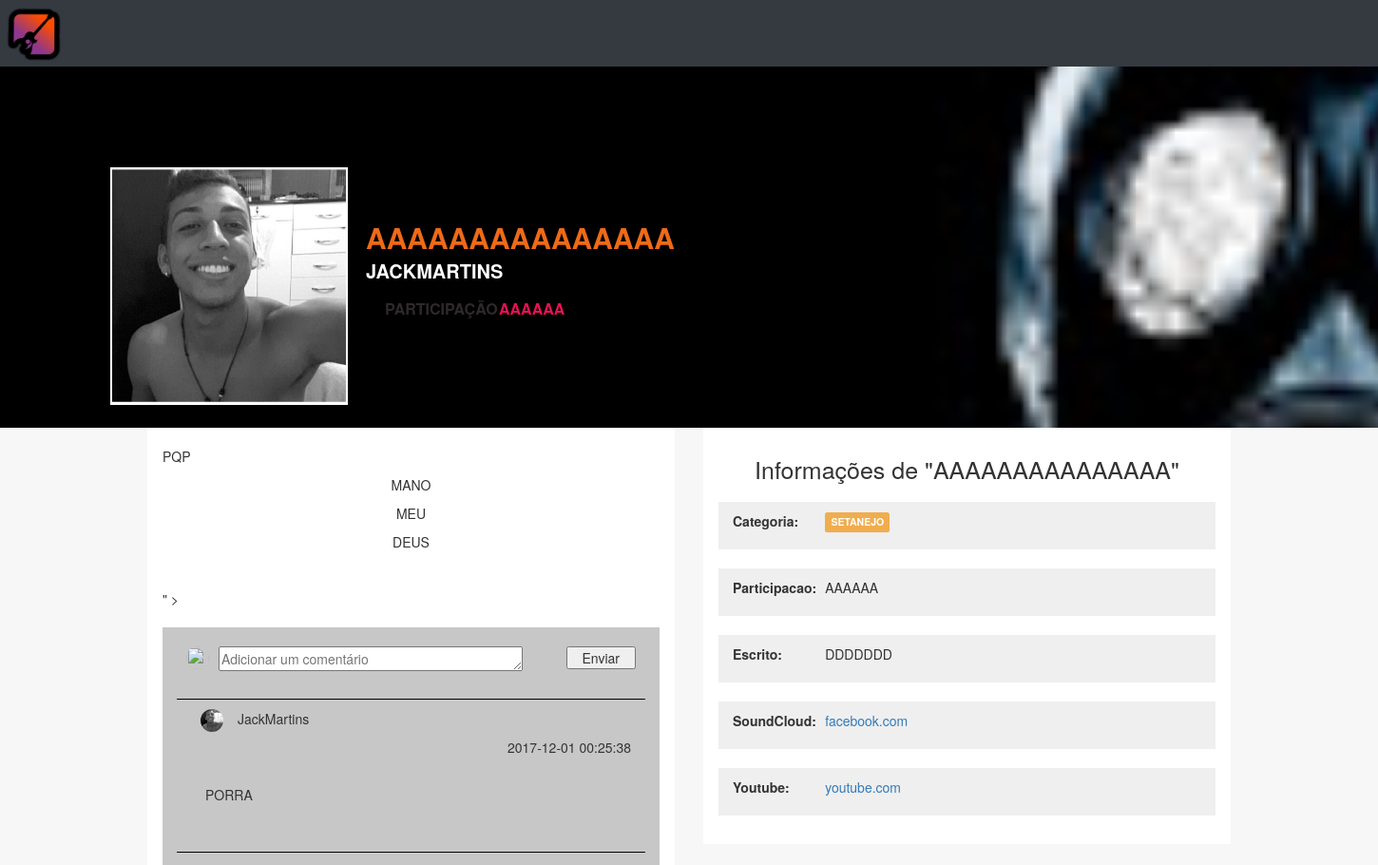
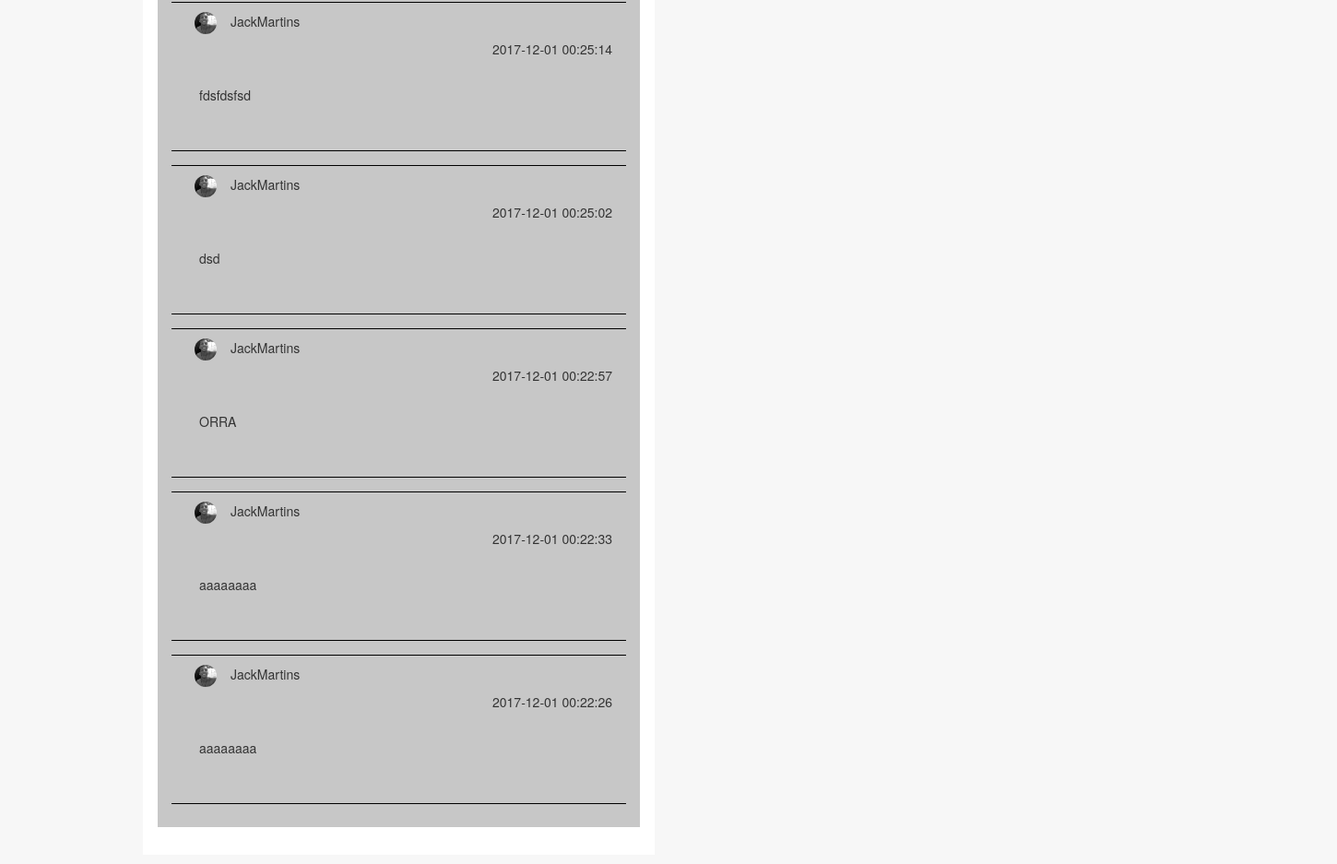
/publicacao1.php?id=6, run on the app's committed database (2 pictures, top to bottom).
### tables this page shows
CREATE TABLE `publicacao` (
  `id` int(10) UNSIGNED NOT NULL,
  `usuario_id` int(10) DEFAULT NULL,
  `data_hora` datetime NOT NULL,
  `titulo` varchar(50) DEFAULT NULL,
  `categoria` varchar(45) DEFAULT NULL,
  `texto` varchar(1500) DEFAULT NULL,
  `participacao` varchar(45) DEFAULT NULL,
  `produzido` varchar(45) DEFAULT NULL,
  `escrito` varchar(45) DEFAULT NULL,
  `soundcloud` varchar(200) DEFAULT NULL,
  `youtube` varchar(200) DEFAULT NULL
);

CREATE TABLE `usuario` (
  `id` int(10) UNSIGNED NOT NULL,
  `nome_completo` varchar(200) DEFAULT NULL,
  `nomedeusuario` varchar(100) DEFAULT NULL,
  `telefone` int(11) DEFAULT NULL,
  `email` varchar(50) DEFAULT NULL,
  `senha` varchar(200) DEFAULT NULL,
  `fotoperfil` varchar(200) DEFAULT NULL,
  `fotocapa` varchar(200) DEFAULT NULL
);

CREATE TABLE `comentarios` (
  `usuario_id` int(10) UNSIGNED NOT NULL,
  `publicacao_id` int(10) UNSIGNED NOT NULL,
  `comentario` varchar(200) NOT NULL,
  `data_hora` datetime NOT NULL
);

### publicacao1.php (the view, shortened to what this page needs)
<?php
include_once 'conexao.php';
$idi = $_GET['id'];
try {
    $conn = new PDO("mysql:host=$servername;dbname=$mydb", $username, $password);
    $conn->setAttribute(PDO::ATTR_ERRMODE, PDO::ERRMODE_EXCEPTION);
	$stmt = $conn->prepare("SELECT publicacao.id as idpost,publicacao.titulo,publicacao.texto,publicacao.participacao,publicacao.produzido,publicacao.escrito,publicacao.soundcloud,publicacao.youtube,publicacao.categoria,publicacao.data_hora,usuario.id,usuario.nomedeusuario,usuario.nome_completo,usuario.fotoperfil,usuario.fotocapa,usuario.telefone,usuario.email,usuario.senha from publicacao,usuario where publicacao.usuario_id = usuario.id and publicacao.id = $idi ;");
   $stmt->execute();
    $publi = $stmt->fetch();
}catch(PDOException $e)
    {
		echo $e;
    }
	$stmt = $conn->prepare("SELECT * from comentarios,usuario where usuario.id = comentarios.usuario_id and publicacao_id = $idi order by data_hora DESC;");
   $stmt->execute();
    $publii = $stmt->fetchAll();
?>
<!DOCTYPE html>
<html lang="pt-br">
<head>
  <link rel="stylesheet" href="https://maxcdn.bootstrapcdn.com/bootstrap/3.3.7/css/bootstrap.min.css">
  <link rel="stylesheet" type="text/css" href="css/publicacao1.css"?/>
  <link rel="stylesheet" href="notifier-master/dist/css/notifier.min.css">
</head>
<body>
<div id="wrapper">
<?php include_once'template/nav.php';?>
<div class="row">
    <div class="col-md-12">
<div class="fb-profile-block">
    <div class="fb-profile-block-thumb">
        <img id="mina" src="<?php echo $publi['fotocapa'];?>" alt="" title="">
    </div>
    <div class="profile-img">
        <a href="amigo.php?id=<?php echo $publi['id'];?>"><img src="<?php echo $publi['fotoperfil'];?>" alt="" title=""></a>
            <div class="profile-name"><h2><?php echo $publi['titulo'];?></h2></div>
            <div class="profile-name"><h4><?php echo $publi['nomedeusuario'];?></h4></div>
            <div class="profile-name"><h5><?php if(strlen($publi['participacao']) != 0 ){echo ' PARTICIPAÇÃO';}?></h5></div>
            <div class="profile-name"><h6><?php if(strlen($publi['participacao']) != 0 ){echo $publi['participacao'];}?></h6></div>
    </div>
</div>
        </div>
</div>
      <div class="container">
          <div class="row">
              <div class="col-md-6 col-sm-6">
                    <div class="texto">
                           <div class="composicao">
                            <p><?php echo $publi['texto'];?></p>
                            </div>
                            <div class="comentario">
                                <div class="coment">
                                    <img class="pull-left" src="<?php echo $_SESSION['fotoperfil'];?>" style="height:24px;width:24px;border-radius:100px ;margin:10px 5px 10px 10px;" alt="">
                                    <textarea  name="" id="textarea" cols="30" placeholder="Adicionar um comentário" rows="1"></textarea>
                                    <input class="pull-right" onclick="addcomentario(<?php echo $publi['idpost'];?>)" type="submit" value="Enviar">
                                </div>
                                <div class="mostrarcomente">
                                    <?php foreach ($publii as $row){?>
                                        <div class="mostrarcoment"><img class="pull-left"src="<?php echo $row['fotoperfil'];?>" style="height:24px;width:24px;border-radius:100px ;margin:0px 15px 20px 10px;" alt=""><p><?php echo $row['nomedeusuario'];?></p><p class="text-right"><?php echo $row['data_hora'];?></p><div class="comentario"><p><?php echo $row['comentario'];?></p></div></div>
                                    <?php }?>
                                </div>
                                </div>
                            </div>
                    </div>
              <div class="col-md-6 col-sm-6">
                <div class="texto-right">
                   <h1><?php if(empty($publi['titulo'])){echo 'Adicione um titulo a sua composição.';}else{ echo 'Informações de "'. $publi['titulo'];}?>"</h1>
                   <div class="categoria form-group row">
                      <label for="inputEmail3" class="col-sm-2 col-form-label">Categoria:</label>
                      <div class="col-sm-10">
                       <p></span> <span class="label label-warning"><?php if(empty($publi['categoria'])){echo ' Clique em Editar Composição para adicionar uma categoria.';}else{echo strtoupper($publi['categoria']);} ?></span></p>
                       </div>
                   </div>
                   <div class="categoria form-group row">
                      <label for="inputEmail3" class="col-sm-2 col-form-label">Participacao: </label>
                      <div class="col-sm-10">
                       <p><?php if(empty($publi['participacao'])){echo ' Clique em Editar Composição para adicionar uma participação. ';}else{echo strtoupper($publi['participacao']);}?></p>
                       </div>
                   </div>
                   <div class="categoria form-group row">
                      <label for="inputEmail3" class="col-sm-2 col-form-label">Escrito: </label>
                      <div class="col-sm-10">
                       <p><?php if(empty($publi['escrito'])){echo ' Clique em Editar Composição para adicionar quem escreveu. ';}else{echo strtoupper($publi['escrito']);}?></p>
                       </div>
                   </div>
                   <div class="categoria form-group row">
                      <label for="inputEmail3" class="col-sm-2 col-form-label">SoundCloud: </label>
                      <div class="col-sm-10">
                       <a href="<?php echo $publi['soundcloud'];?>"><p><?php if(empty($publi['soundcloud'])){echo ' Clique em Editar Composição para adicionar uma url da sua composição do soundcloud . ';}else{echo ($publi['soundcloud']);}?></p></a>
                       </div>
                   </div>
                   <div class="categoria form-group row">
                      <label for="inputEmail3" class="col-sm-2 col-form-label">Youtube: </label>
                      <div class="col-sm-10">
                       <a href="<?php echo $publi['youtube'];?>"><p><?php if(empty($publi['youtube'])){echo ' Clique em Editar Composição para adicionar uma url da sua composição do youtube . ';}else{echo ($publi['youtube']);}?></p></a>
                       </div>
                   </div>
                </div>
              </div>
    </div>
</div>
          </div>
</body>
</html>

### css/publicacao1.css (style rules this page uses)
body { background-color:white; }
#wrapper { width: 100%; margin: 0 auto; background-color:#f7f7f7; }
html { overflow-x:hidden; }
.fb-profile-block { margin: auto; position: relative; width: 120%; margin-right: 150px; }
img { width: 110%; height: auto; }
.fb-profile-block-thumb { display: block; height: 400px; width: 100%; margin-right: 10px; overflow: hidden; position: relative; text-decoration: none; }
.profile-img a { bottom: 15px; box-shadow: none; display: block; left: 15px; padding:1px; position: absolute; height: 160px; width: 160px; z-index:9; }
.profile-img img { background-color: #fff; box-shadow: 0 1px 1px rgba(29, 28, 28, 0.07); box-shadow: 0 1px 1px rgba(0, 0, 0, 0.07); height:250px; padding: 2px; width:250px; margin-left: 100px; margin-top: -100px; }
.profile-name { bottom: 20px; left: 205px; position: absolute; text-shadow: 2px 2px 2px rgb(0, 0, 0); }
.profile-name h2 { color: #ef6a18; font-size: 30px; font-weight: 600; line-height: 30px; max-width: 275px; position: relative; margin-left: 180px; margin-bottom: 165px; text-transform: uppercase; }
.profile-name H4 { color: #ffffff; font-size: 20px; font-weight: 600; line-height: 30px; max-width: 275px; position: relative; margin-left: 180px; margin-bottom: 130px; text-transform:uppercase; }
.profile-name H5 { color: #2e2a2a; font-size: 16px; font-weight: 600; line-height: 30px; max-width: 275px; position: relative; margin-left: 200px; margin-bottom: 90px; text-transform: ; }
.profile-name H6 { color: #e61253; font-size: 16px; font-weight: 600; line-height: 30px; max-width: 275px; position: relative; margin-left: 320px; margin-bottom: 90px; text-transform: ; }

### publicacao1.php (style rules this page uses)
.texto { background-color:white; padding:10px 16px; margin-bottom:10px; }
.composicao { margin-bottom: 20px; }
.comentario { background-color:#c7c7c7; padding:10px 15px; margin:20px 0px; }
#wrapper { width: 100%; margin-top: 50px; }
.coment textarea { margin:10px 00px 10px 5px; width: 65%; }
.coment input { padding:0px 15px; margin-top:10px; margin-right: 10px; }
.mostrarcoment { margin-top:15px; margin-bottom: 15px; padding:10px 15px; border-top:1px solid black; border-bottom:1px solid black; }
.texto-right { background-color:white; padding:10px 16px; margin-bottom:10px; }
.texto-right h1 { font-size:25px; text-align: center; }
.texto-right .categoria { margin:20px 0px; background-color: #efefef; padding:10px 0px; }
.texto-right .categoria p { padding:0px 10px; }

### data on the page
publicacao: usuario.fotocapa (picture), usuario.fotoperfil (picture), titulo "AAAAAAAAAAAAAAA", usuario.nomedeusuario "JACKMARTINS", participacao "AAAAAA", texto "PQP MANO MEU DEUS \" >", categoria "SETANEJO", escrito "DDDDDDD", soundcloud "facebook.com", youtube "youtube.com"
comentarios: usuario.fotoperfil (picture), usuario.nomedeusuario "JackMartins", data_hora "2017-12-01 00:25:38", comentario "PORRA"
comentarios: usuario.fotoperfil (picture), usuario.nomedeusuario "JackMartins", data_hora "2017-12-01 00:25:14", comentario "fdsfdsfsd"
comentarios: usuario.fotoperfil (picture), usuario.nomedeusuario "JackMartins", data_hora "2017-12-01 00:25:02", comentario "dsd"
comentarios: usuario.fotoperfil (picture), usuario.nomedeusuario "JackMartins", data_hora "2017-12-01 00:22:57", comentario "ORRA"
comentarios: usuario.fotoperfil (picture), usuario.nomedeusuario "JackMartins", data_hora "2017-12-01 00:22:33", comentario "aaaaaaaa"
comentarios: usuario.fotoperfil (picture), usuario.nomedeusuario "JackMartins", data_hora "2017-12-01 00:22:26", comentario "aaaaaaaa"
